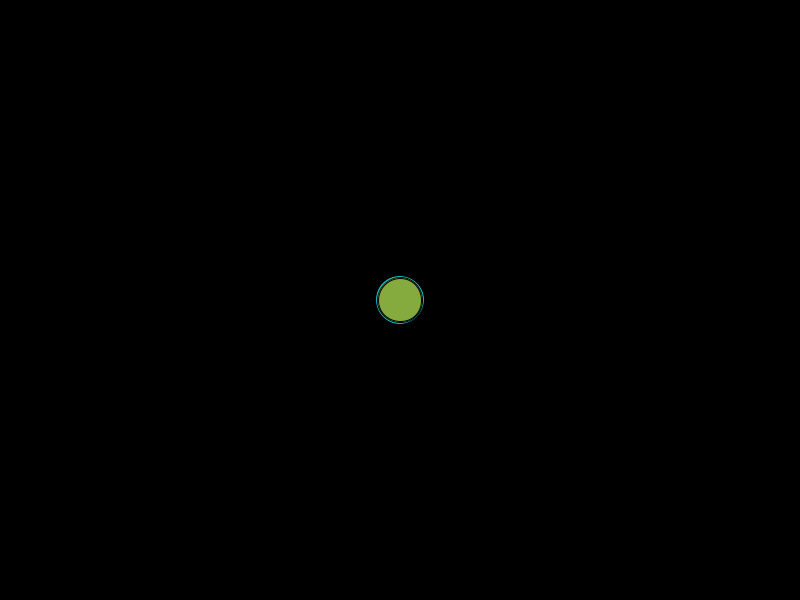
Frame 1 (no input)
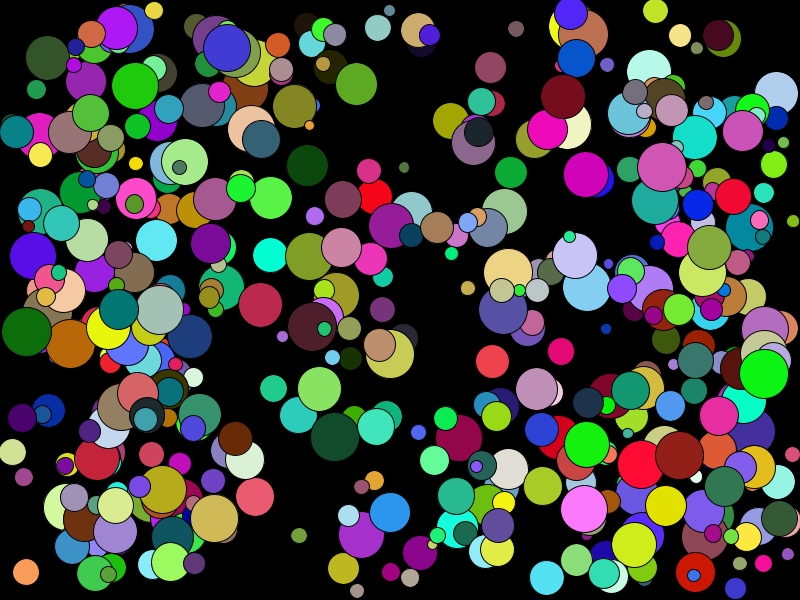
Frame 60 (the mouse pressed at the canvas centre just before this capture)
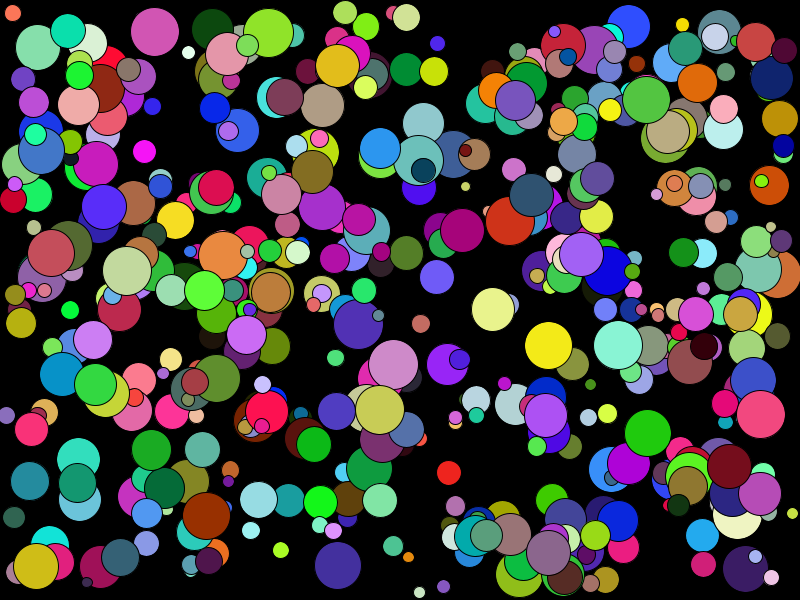
Frame 120 (the mouse held since frame 60 and released just before this capture)

The Processing sketch that drew these frames (run headless with seeded random() and noise(); from frame 60 on, the mouse is pressed at the canvas centre):

// Processing sketch: LotsOfBalls
// ── LotsOfBalls.pde
//declare variables
int count = 500;
float [] x = new float[count];
float [] y = new float[count];
float [] velX = new float[count];
float [] velY = new float[count];
float [] diam = new float[count];
color [] currentColor = new color[count];
void setup() {
  //set size of canvas
  size(800, 600);

  //initialize variables
  for(int i = 0; i < count; i++) {
    x[i] = width/2;
    y[i] = height/2;
    velX[i] = random(-10, 10);
    velY[i] = random(-10, 10);
    diam[i] = random(10, 50);
    currentColor[i] = color(random(0,255),random(0,255),random(0,255));
  }
}

void draw() {
  background(0);
  for(int i = 0; i < count; i++) {
    //draw background to cover previous frame
  
    fill(currentColor[i]); //fill the circle
  
    //draw ball
    ellipse(x[i], y[i], diam[i], diam[i]);
  
    //add velocity to position
    x[i] += velX[i];
    y[i] += velY[i];
    
    //bounce ball if it hits walls
    if (x[i] + diam[i]/2 >= width) {
      velX[i] = -abs(velX[i]);    //if the ball hits the right wall, assign x velocity the negative version of itself
      currentColor[i] = color(random(0,255), random(0,255), random(0,255)); //change color
    } else if (x[i] - diam[i]/2 <= 0) {
      velX[i] = abs(velX[i]);     //if the ball hits the left wall, assign x velocity the positive version of itself
      currentColor[i] = color(random(0,255), random(0,255), random(0,255)); //change color
    }
    if (y[i] + diam[i]/2 >= height) {
      velY[i] = -abs(velY[i]);
      currentColor[i] = color(random(0,255), random(0,255), random(0,255)); //change color
    } else if (y[i] - diam[i]/2 <= 0) {
      velY[i] = abs(velY[i]);
      currentColor[i] = color(random(0,255), random(0,255), random(0,255)); //change color
    }
  }
}
